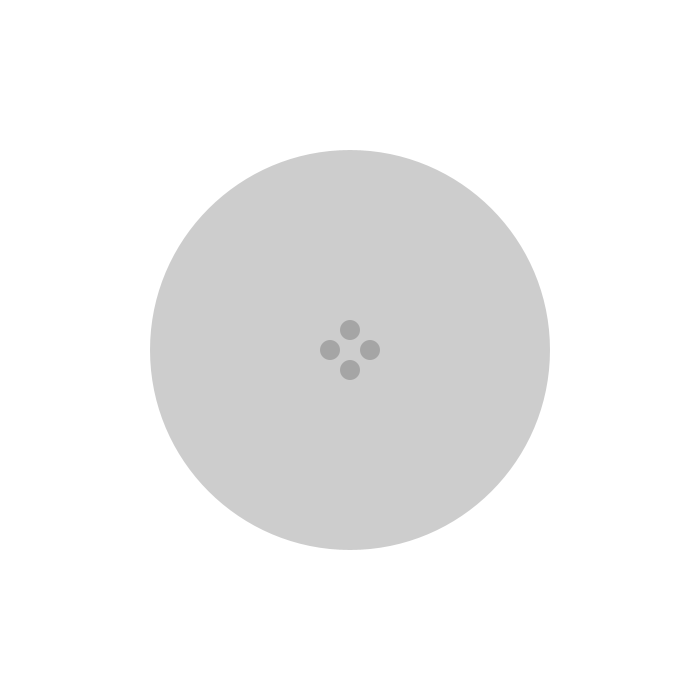
Frame 1 (no input)
Frame 60 (the mouse pressed at the canvas centre just before this capture): identical to frame 1, image omitted
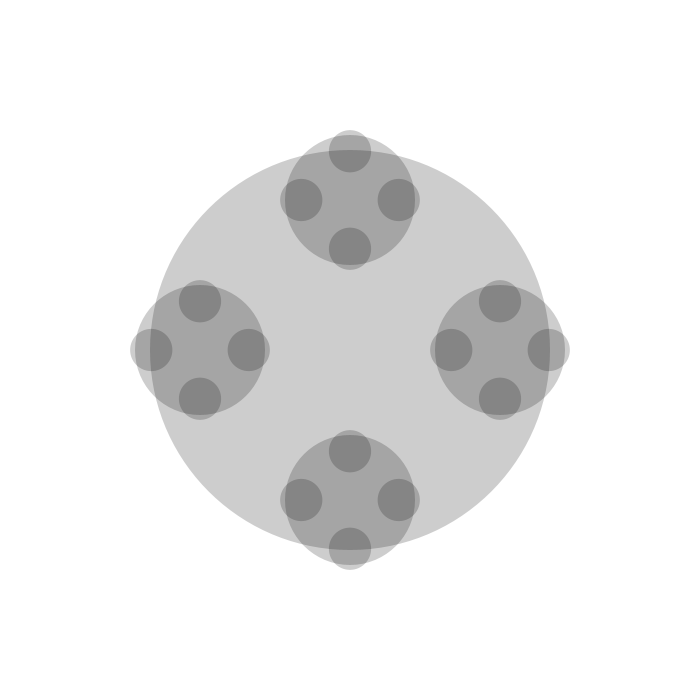
Frame 120 (the mouse held since frame 60 and released just before this capture)

The Processing sketch that drew these frames (run headless with seeded random() and noise(); from frame 60 on, the mouse is pressed at the canvas centre):

// Processing sketch: e06_rekurencyjna_elipsa_wielokrotna_interakcja
// ── e06_rekurencyjna_elipsa_wielokrotna_interakcja.pde
float m = 0.5;
float m1 = 0.5;

void setup()
{
  size(700, 700);
  noStroke();
  fill(0, 50);
}

void draw()
{
  background(255);
  m = map(mouseX, 0 , width, 0.05, 0.7);
  m1 = map(mouseY, 0 , width, 0.05, 0.6);
  elipsa_zakrecona2(width/2, height/2, 400);
}

void elipsa_zakrecona2(float x, float y, float srednica)
{
  if (srednica >= 15)
  {
    ellipse(x, y, srednica, srednica);
    elipsa_zakrecona2 (x-srednica * m, y, srednica* m1) ;
    elipsa_zakrecona2 (x+srednica * m, y, srednica* m1) ;
    elipsa_zakrecona2 (x, y-srednica * m, srednica* m1) ;
    elipsa_zakrecona2 (x, y+srednica * m, srednica* m1) ;
  }
}
